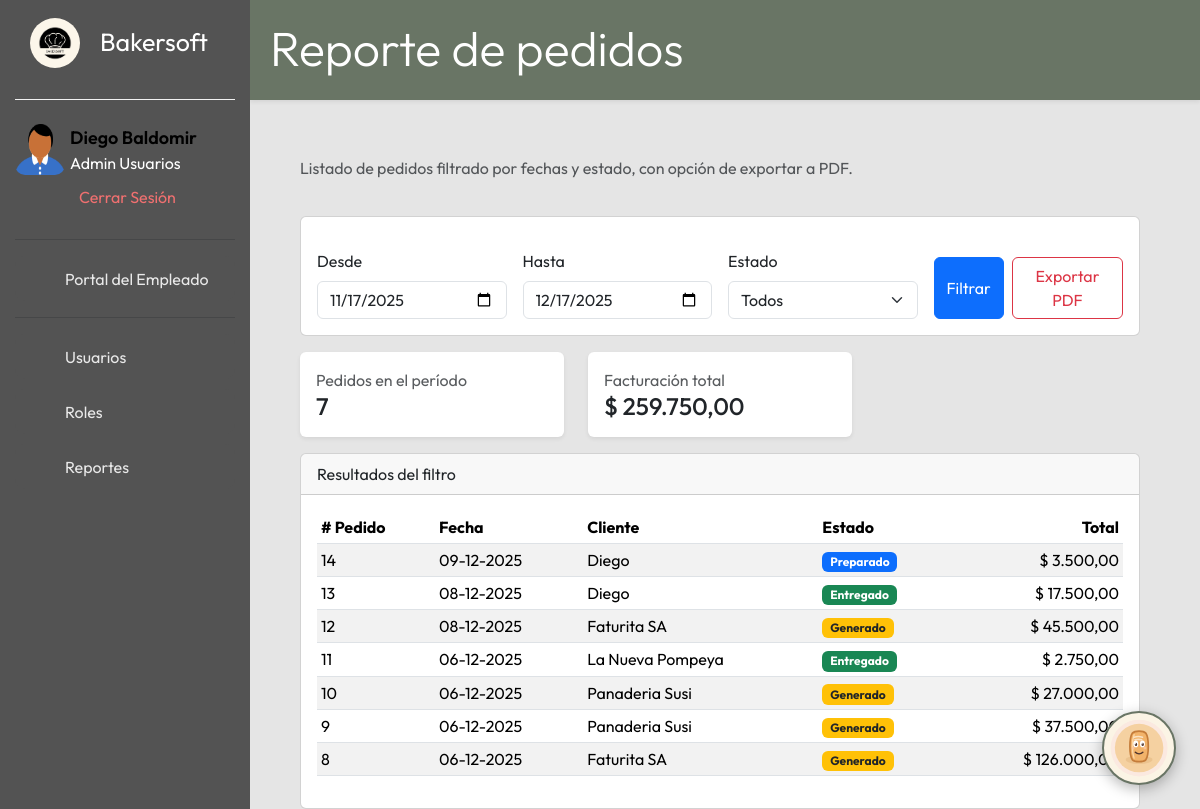
The app's page /pedidos/vista/reportes_listado.php (signed in), older data.
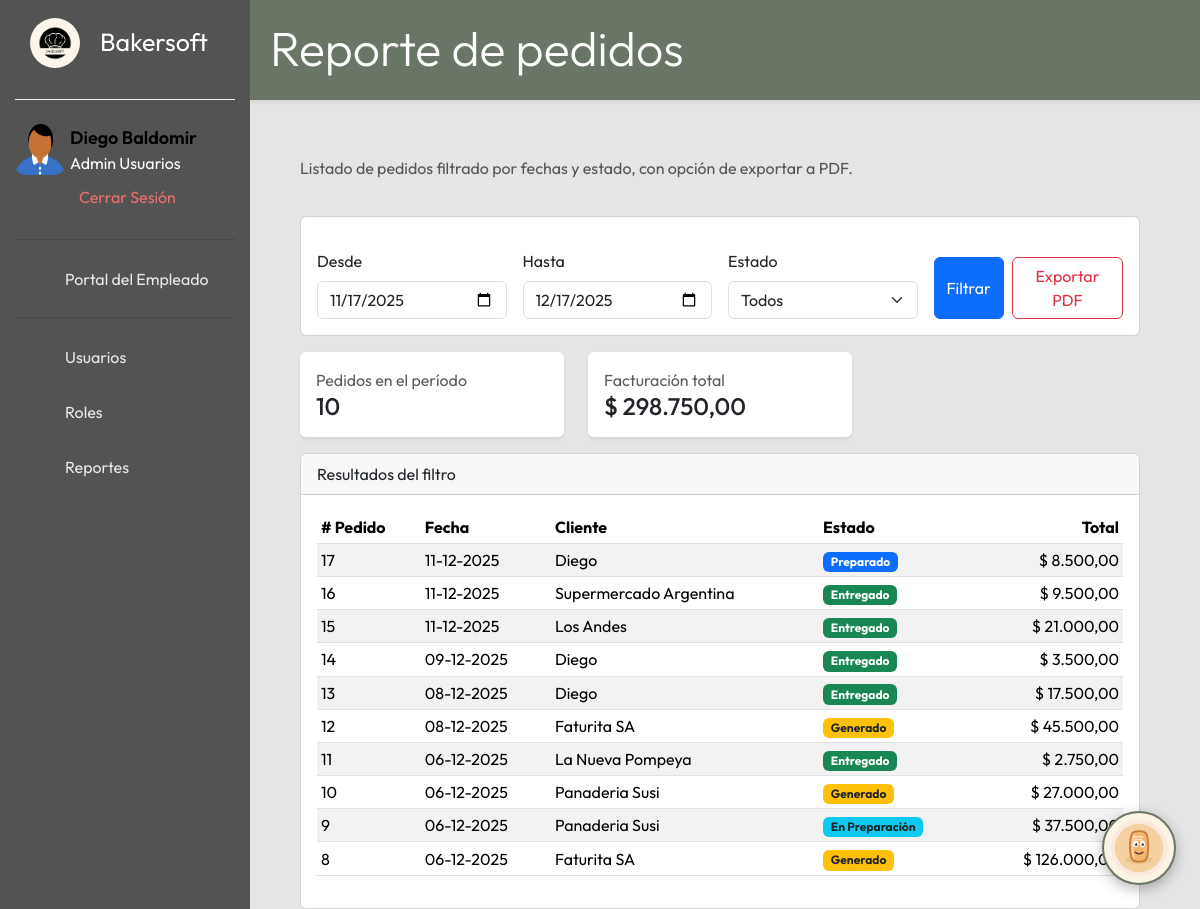
The same page, newer data.
### tables this page shows
CREATE TABLE IF NOT EXISTS `pedidoventa` (
  `idPedidoVenta` int NOT NULL AUTO_INCREMENT,
  `idCliente` int NOT NULL,
  `fechaPedido` datetime NOT NULL DEFAULT CURRENT_TIMESTAMP,
  `estado` int NOT NULL,
  `observaciones` varchar(255) DEFAULT NULL,
  `total` decimal(10,2) NOT NULL DEFAULT '0.00',
  PRIMARY KEY (`idPedidoVenta`),
  KEY `fk_pedidoventa_cliente` (`idCliente`),
  KEY `fk_pedidoventa_estado` (`estado`)
);

CREATE TABLE IF NOT EXISTS `clientes` (
  `id_cliente` int NOT NULL AUTO_INCREMENT,
  `nombre` varchar(100) NOT NULL,
  `email` varchar(50) NOT NULL,
  `telefono` varchar(20) NOT NULL,
  `calle` varchar(100) NOT NULL,
  `altura` int NOT NULL,
  `provincia` int NOT NULL,
  `localidad` int NOT NULL,
  `estado` varchar(20) NOT NULL DEFAULT 'Activo',
  PRIMARY KEY (`id_cliente`),
  KEY `fk_cliente_provincia` (`provincia`),
  KEY `fk_cliente_localidad` (`localidad`),
  KEY `idx_clientes_busqueda` (`nombre`,`email`,`telefono`)
);

CREATE TABLE IF NOT EXISTS `estadospedidos` (
  `codEstado` int NOT NULL,
  `descEstado` varchar(50) NOT NULL,
  PRIMARY KEY (`codEstado`)
);

### config/bd.php (called while the page is built)
<?php
class bd {
    private $host;
    private $dbname;
    private $user;
    private $password;
    function __construct(){
        $this->host = "localhost";
        $this->dbname = "bakersoft";
        $this->user = "root";
        $this->password = "";
    }
    public function conexion(){
    try{
        $PDO = new PDO("mysql:host=".$this->host.";dbname=".$this->dbname,$this->user,$this->password);
        return $PDO;
    }catch(PDOexception $ex){
        return $ex->getMessage();
    }
    }
}
?>

### pedidos/controlador/controladorPedidos.php (called while the page is built, shortened)
<?php
class controladorPedidos
{
    private $modelo;
    public function __construct()
    {
        require_once("../modelo/modeloPedidos.php");
        $this->modelo = new modeloPedidos();
    }
    public function obtenerPedidosFiltrados(?string $desde, ?string $hasta, ?int $estado = null)
    {
        $desdeCompleto = $desde . ' 00:00:00';
        $hastaCompleto = $hasta . ' 23:59:59';
        return $this->modelo->listarPedidosFiltrados($desdeCompleto, $hastaCompleto, $estado);
    }
}

### pedidos/modelo/modeloPedidos.php (called while the page is built, shortened)
<?php
class modeloPedidos
{
    private $pdo;
    public function __construct()
    {
        require_once("../../config/bd.php");
        $con = new bd();
        $this->pdo = $con->conexion();
    }
    public function listarPedidosFiltrados(string $desde, string $hasta, ?int $estado = null)
    {
        $sql = "SELECT
                    pv.idPedidoVenta,
                    pv.fechaPedido,
                    pv.total,
                    pv.estado,
                    c.nombre AS cliente,
                    e.descEstado
                FROM pedidoventa pv
                INNER JOIN clientes c ON pv.idCliente = c.id_cliente
                LEFT JOIN estadospedidos e ON pv.estado = e.codEstado
                WHERE pv.fechaPedido BETWEEN :desde AND :hasta";
        $params = [
            ':desde' => $desde,
            ':hasta' => $hasta,
        ];
        $sql .= " ORDER BY pv.fechaPedido DESC, pv.idPedidoVenta DESC";
        $stmt = $this->pdo->prepare($sql);
        $stmt->execute($params);
        return $stmt->fetchAll(PDO::FETCH_ASSOC);
    }
}

### pedidos/vista/reportes_listado.php (the view, shortened to what this page needs)
<?php
include_once("../../includes/head_app.php");
require_once("../controlador/controladorPedidos.php");
$ctrl = new controladorPedidos();
$hoy    = date('Y-m-d');
$hace30 = date('Y-m-d', strtotime('-30 days'));
$fechaDesde = $_GET['desde'] ?? $hace30;
$fechaHasta = $_GET['hasta'] ?? $hoy;
$estadoSel  = isset($_GET['estado']) && $_GET['estado'] !== '' ? (int)$_GET['estado'] : null;
$pedidos = $ctrl->obtenerPedidosFiltrados($fechaDesde, $fechaHasta, $estadoSel);
function obtenerDescEstado(int $estado, ?string $descBD): string {
    if ($descBD) return $descBD;
}
$estadosOpciones = [
    ''   => 'Todos',
    70   => 'Generado',
    80   => 'Confirmado',
    90   => 'Preparado',
    100  => 'Entregado',
    60   => 'Cancelado',
];
$cantidadPedidos = count($pedidos);
$totalFacturacion = array_reduce($pedidos, function($acum, $p) {
    return $acum + (float)$p['total'];
}, 0.0);
?>
<div class="titulo-contenido shadow-sm">
  <h1 class="display-5">Reporte de pedidos</h1>
</div>
<div class="contenido-principal">
  <div class="d-flex justify-content-between align-items-center mb-3 mt-3">
    <p class="mb-0 text-muted">
      Listado de pedidos filtrado por fechas y estado, con opción de exportar a PDF.
    </p>
  </div>
  <div class="contenido">
        <div class="card mb-3">
      <div class="card-body">
        <form class="row g-3 align-items-end" method="GET" action="reportes_listado.php">
          <div class="col-md-3">
            <label for="fechaDesde" class="form-label">Desde</label>
            <input type="date" id="fechaDesde" name="desde" class="form-control"
                   value="<?php echo htmlspecialchars($fechaDesde); ?>">
          </div>
          <div class="col-md-3">
            <label for="fechaHasta" class="form-label">Hasta</label>
            <input type="date" id="fechaHasta" name="hasta" class="form-control"
                   value="<?php echo htmlspecialchars($fechaHasta); ?>">
          </div>
          <div class="col-md-3">
            <label for="estado" class="form-label">Estado</label>
            <select id="estado" name="estado" class="form-select">
              <?php foreach ($estadosOpciones as $valor => $texto): ?>
                <option value="<?php echo $valor; ?>"
                  <?php echo ($valor !== '' && $estadoSel === (int)$valor) ? 'selected' : ''; ?>>
                  <?php echo $texto; ?>
                </option>
              <?php endforeach; ?>
            </select>
          </div>
          <div class="col-md-3 d-flex gap-2">
            <button type="submit" class="btn btn-primary mt-4">
              Filtrar
            </button>
            <button type="submit"
                    class="btn btn-outline-danger mt-4"
                    formaction="reporte_pedidos_pdf.php"
                    formmethod="post"
                    formtarget="_blank">
              Exportar PDF
            </button>
          </div>
        </form>
      </div>
    </div>
    <div class="row mb-3">
      <div class="col-md-4">
        <div class="card border-0 shadow-sm">
          <div class="card-body">
            <span class="text-muted">Pedidos en el período</span>
            <h4 class="mb-0"><?php echo $cantidadPedidos; ?></h4>
          </div>
        </div>
      </div>
      <div class="col-md-4">
        <div class="card border-0 shadow-sm">
          <div class="card-body">
            <span class="text-muted">Facturación total</span>
            <h4 class="mb-0">$ <?php echo number_format($totalFacturacion, 2, ',', '.'); ?></h4>
          </div>
        </div>
      </div>
    </div>
    <div class="card">
      <div class="card-header">
        Resultados del filtro
      </div>
      <div class="card-body">
        <div class="table-responsive">
          <table class="table table-striped table-sm align-middle" id="tablaReportePedidos">
            <thead>
              <tr>
                <th># Pedido</th>
                <th>Fecha</th>
                <th>Cliente</th>
                <th>Estado</th>
                <th class="text-end">Total</th>
              </tr>
            </thead>
            <tbody>
              <?php if (!empty($pedidos)): ?>
                <?php foreach ($pedidos as $p): ?>
                  <?php
                    $fechaRaw = $p['fechaPedido'];
                    $fechaTexto = '';
                    $dt = DateTime::createFromFormat('Y-m-d H:i:s', $fechaRaw);
                    if ($dt) {
                        $fechaTexto = $dt->format('d-m-Y');
                    } else {
                        $fechaTexto = date('d-m-Y', strtotime($fechaRaw));
                    }
                    $descEstado = obtenerDescEstado((int)$p['estado'], $p['descEstado'] ?? null);
                    $badgeClass = 'bg-secondary';
                    switch ((int)$p['estado']) {
                        case 70: $badgeClass = 'bg-warning text-dark'; break;
                        case 80: $badgeClass = 'bg-info text-dark'; break;
                        case 90: $badgeClass = 'bg-primary'; break;
                        case 100:$badgeClass = 'bg-success'; break;
                    }
                  ?>
                  <tr>
                    <td><?php echo (int)$p['idPedidoVenta']; ?></td>
                    <td><?php echo $fechaTexto; ?></td>
                    <td><?php echo htmlspecialchars($p['cliente']); ?></td>
                    <td>
                      <span class="badge <?php echo $badgeClass; ?>">
                        <?php echo htmlspecialchars($descEstado); ?>
                      </span>
                    </td>
                    <td class="text-end">
                      $ <?php echo number_format($p['total'], 2, ',', '.'); ?>
                    </td>
                  </tr>
                <?php endforeach; ?>
              <?php endif; ?>
            </tbody>
          </table>
        </div>
      </div>
    </div>
  </div>
</div>
<?php
require_once("foot/foot.php");
?>

### includes/head_app.php (shortened to what this page needs)
<?php
$rolActual   = $_SESSION['rol'] ?? '';
$currentPage = $currentPage ?? '';
$base = "/bakersoft";
?>
<!DOCTYPE html>
<html lang="en">
<head>
    <link href="https://cdn.jsdelivr.net/npm/bootstrap@5.3.2/dist/css/bootstrap.min.css" rel="stylesheet"
 />
    <link rel="stylesheet" href="/bakersoft/rsc/estilos/style.css">
    <link rel="stylesheet" href="/bakersoft/rsc/estilos/contenido.css">
</head>
<body>
    <div class="mignon-launcher" id="mignonLauncher" title="Mignon, tu amigo panadero">
    </div>
    <div class="barra-lateral">
        <div class="nombre-pagina">
            <img src="/bakersoft/rsc/img/Logo.jfif" alt="LOGO">
            <span>Bakersoft</span>
        </div>
        <br>
        <div class="linea"></div>
        <br>
        <div class="usuario">
            <img src="/bakersoft/rsc/img/user-icon.png" alt="">
            <div class="datos-usuario">
                <div class="nombre-email">
                    <span class="nombre"><?php echo $_SESSION['nomyapellido'];  ?></span>
                    <span class="rol"><?php echo $_SESSION['rol'];  ?></span>
                </div>
            </div>
        </div>
        <div class="cerrar_sesion">
            <a href="/bakersoft/login/vista/logout.php" class="d-flex align-items-center">
                <span>Cerrar Sesión</span>
            </a>
        </div>
        <nav class="navegacion">
            <ul>
                <hr>
                <li>
                    <a class="" href="/bakersoft/empleado/vista/index.php">
                        <span>Portal del Empleado</span>
                    </a>
                </li>
                <hr>
                <?php foreach ($menuItems as $item): ?>
                    <?php if (!in_array($rolActual, $item['roles'])) continue; ?>
                    <?php $activeClass = ($currentPage === $item['id']) ? 'active' : ''; ?>
                    <li>
                        <a class="<?php echo $activeClass; ?>" href="<?php echo $item['href']; ?>">
                            <span><?php echo $item['label']; ?></span>
                        </a>
                    </li>
                <?php endforeach; ?>
            </ul>
        </nav>
    </div>

### pedidos/vista/foot/foot.php (shortened to what this page needs)
</body>
</html>

### Bakersoft/rsc/estilos/style.css (style rules this page uses)
:root { --color-barra-lateral:rgb(83, 83, 83); --color-texto:rgb(0,0,0); --color-texto-menu:rgb(233, 233, 233); --color-boton:rgb(0,0,0); --color-boton-texto:rgb(255,255,255); --color-menu-hover:rgb(238,238,238); --color-menu-hover-texto:rgb(0,0,0); --color-linea:rgb(241,241,241); }
* { margin: 0; padding: 0; box-sizing: border-box; font-family: 'Outfit', sans-serif; }
body { height: 100vh; width: 100%; background-color: #E5E5E5; background-position: center; background-size: cover; }
.barra-lateral { width: 250px; height: 100%; overflow: hidden; padding: 20px 15px; transition: width 0.5s ease; background-color: var(--color-barra-lateral); position: fixed;; }
.barra-lateral span { width: 100px; white-space: nowrap; text-align: left; opacity: 1; transition: opacity 0.5s ease, width 0.3s ease; }
.barra-lateral .nombre-pagina { width: 100%; height: 45px; margin-bottom: 10px; display: flex; align-items: center; background-color: transparent; }
.barra-lateral .nombre-pagina img { width: 50px; height: 50px; border-radius: 50px; font-size: 40px; margin-left: 15px; }
.barra-lateral .nombre-pagina span { font-size: 25px; margin-left: 20px; color: white;; }
.barra-lateral .navegacion { margin-top: 30px; }
.barra-lateral .navegacion ul { padding: 0; }
.barra-lateral .navegacion li { list-style: none; display: flex; margin-bottom: 10px; }
.barra-lateral .navegacion a { width: 100%; height: 45px; display: flex; align-items: center; text-decoration: none; border-radius: 10px; background-color: var(--color-barra-lateral); color: var(--color-texto-menu); }
.cerrar_sesion { display: flex; width: 60%; justify-content:space-evenly; align-items: center; margin-bottom: 15px; margin-left: 45px; }
.cerrar_sesion a { color: rgb(240, 112, 112) !important; text-decoration: none; }
.barra-lateral .linea { width: 100%; height: 1px; background-color: var(--color-linea); }
.barra-lateral .usuario { width: 100%; display: flex; margin-bottom: 10px; }
.barra-lateral .usuario img { width: 50px; min-width: 50px; border-radius: 10px; }
.barra-lateral .usuario .datos-usuario { width: 100%; display: flex; align-items: center; justify-content: space-between; color: var(--color-texto); overflow: hidden; }
.barra-lateral .usuario .nombre-email { width: 100%; display: flex; flex-direction: column; margin-left: 5px; }
.barra-lateral .usuario .nombre-email .rol { color: white; }
.barra-lateral .usuario .nombre { font-size: 18px; font-weight: 600; }

### Bakersoft/rsc/estilos/contenido.css (style rules this page uses)
:root { --color-boton:#157a33; --color-boton-texto:rgb(255, 255, 255); }
.contenido-principal { width: 70%; margin-left: 300px; padding-top: 40px; }
.titulo-contenido { height: 100px; margin-left: 250px; background-color: #697565; padding: 20px; color: white; }
.contenido-principal .contenido { padding-top: 20px; }

### includes/head_app.php (style rules this page uses)
.mignon-launcher { position: fixed; bottom: 24px; right: 24px; width: 74px; height: 74px; cursor: pointer; z-index: 9999; border-radius: 50%; background-color: #FBF4E5; box-shadow: 0 4px 14px rgba(0, 0, 0, 0.28); display: flex; align-items: center; justify-content: center; transition: transform 0.18s ease, box-shadow 0.18s ease; border: 2px solid #697565; }
.mignon-launcher svg { width: 86%; height: 86%; display: block; }

Row changes from the older to the newer data that the page shows:
added pedidoventa: idPedidoVenta "17", fechaPedido "11-12-2025", idCliente.nombre "Diego", estadospedidos.descEstado "Preparado", total "8.500,00", estado 90 (drawn)
added pedidoventa: idPedidoVenta "16", fechaPedido "11-12-2025", idCliente.nombre "Supermercado Argentina", estadospedidos.descEstado "Entregado", total "9.500,00"
added pedidoventa: idPedidoVenta "15", fechaPedido "11-12-2025", idCliente.nombre "Los Andes", estadospedidos.descEstado "Entregado", total "21.000,00"
changed pedidoventa id 14: estado 90 → 100 (drawn); estadospedidos.descEstado "Preparado" → "Entregado"
changed pedidoventa id 9: estado 70 → 80 (drawn); estadospedidos.descEstado "Generado" → "En Preparación"
Text that changed along with them:
$cantidadPedidos: "7" → "10"
$totalFacturacion: "259.750,00" → "298.750,00"
